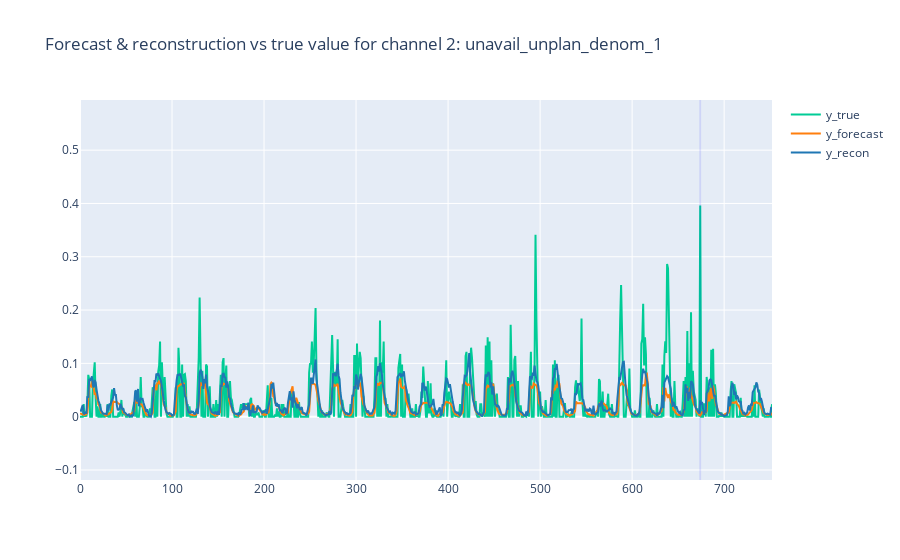
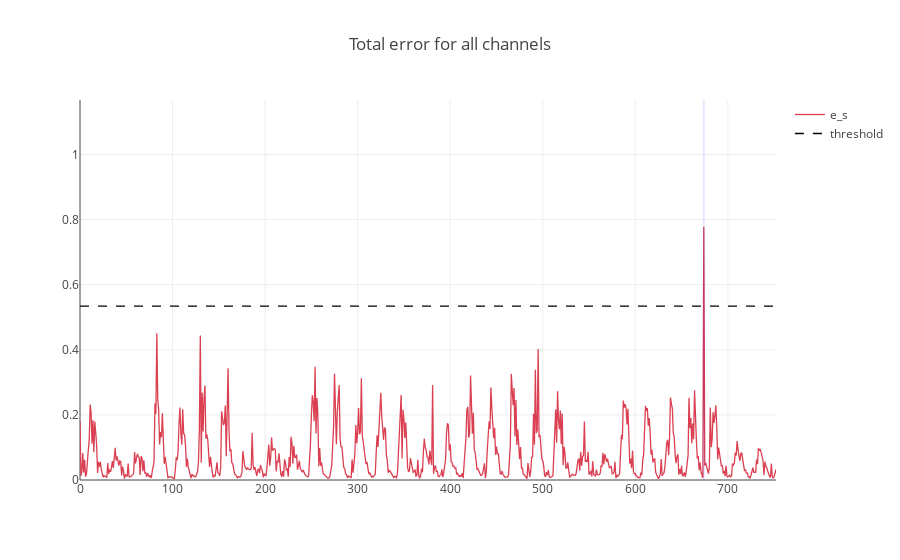

Write notebook code for charts like these, in order.
### Markdown cell above
## Interactive plot 
- Forecasted value, reconstructed value and actual value for one channel (feature) are plotted in the first plot. You can also specify start and end to limit the x-axis.
- Time steps with actual (true) anomalies are visualized by a light red rectangel, while predicted anomalies by a light blue rectangel. If anomalies are predicted correctly the color of the rectangle will therefore be purple. 
- In the second plot the anomaly score (error) is visualized, together with the threshold used to predict anomalies. To toggle between the error of the channel and the total error for all channels, use ```show_tot_err```.

### Code cell
# r = "4872-4875"
# start, end = int(r.split('-')[0])-200, int(r.split('-')[1])+100

start, end = None, None
plotter.plot_channel(channel=2, type="test", show_tot_err=True, start=start, end=end)

### Figure 1 — Plotly figure (JSON) as saved in the notebook; plotly's stock layout.template omitted (floating-point values rounded to 4 significant figures; data arrays with more than 128 entries replaced by an {"elided": "..."} marker saying what was removed)
{"data": [{"line": {"color": "rgb(0, 204, 150, 0.5)"}, "name": "y_true", "type": "scatter", "x": {"elided": "753 int values"}, "y": {"elided": "753 float values"}}, {"line": {"color": "rgb(255, 127, 14, 1)"}, "name": "y_forecast", "type": "scatter", "x": {"elided": "753 int values"}, "y": {"elided": "753 float values"}}, {"line": {"color": "rgb(31, 119, 180, 1)"}, "name": "y_recon", "type": "scatter", "x": {"elided": "753 int values"}, "y": {"elided": "753 float values"}}], "layout": {"shapes": [{"fillcolor": "blue", "line": {"width": 0}, "opacity": 0.1, "type": "rect", "x0": 673, "x1": 675, "y0": -0.1188, "y1": 0.5941}], "showlegend": true, "title": {"text": "Forecast & reconstruction vs true value for channel 2: unavail_unplan_denom_1 "}, "yaxis": {"range": [-0.1188, 0.5941]}}}

### Figure 2 — Plotly figure (JSON) as saved in the notebook; plotly's stock layout.template omitted (floating-point values rounded to 4 significant figures; data arrays with more than 128 entries replaced by an {"elided": "..."} marker saying what was removed)
{"data": [{"line": {"color": "rgba(219, 64, 82, 1.0)", "shape": "linear", "width": 1.3}, "mode": "lines", "name": "e_s", "text": "", "type": "scatter", "x": {"elided": "753 int values"}, "y": {"elided": "753 float values"}}, {"line": {"color": "rgba(0, 0, 0, 1.0)", "dash": "dash", "shape": "linear", "width": 1.3}, "mode": "lines", "name": "threshold", "text": "", "type": "scatter", "x": {"elided": "753 int values"}, "y": {"elided": "753 float values"}}], "layout": {"shapes": [{"fillcolor": "blue", "line": {"width": 0}, "opacity": 0.1, "type": "rect", "x0": 673, "x1": 675, "y0": 0, "y1": 1.168}], "title": "Total error for all channels", "yaxis": {"range": [0, 1.168]}}}
